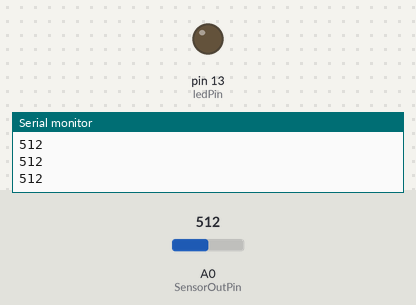
Recording of a sketch running on a simulated Arduino Uno, built with avr-gcc and run on an emulated ATmega328P. On the bench: output pins drawn as LEDs (lit = HIGH), the last lines printed to the serial monitor. The test bench sets the inputs (shaded band); at power-on: A0 (SensorOutPin) = 512.

Above: at 1.2 s.
1.3 s: A0 (SensorOutPin) set to 788
2.8 s: A0 (SensorOutPin) set to 810
At 3.2 s:
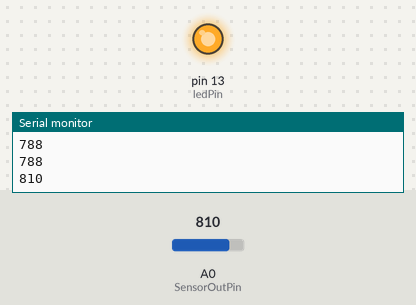
5.8 s: A0 (SensorOutPin) set to 790
At 6.5 s:
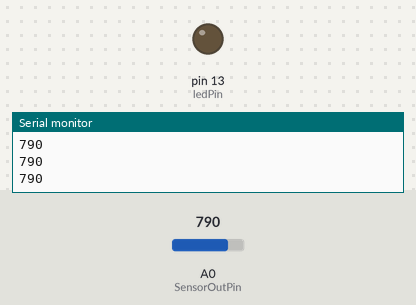
7.3 s: A0 (SensorOutPin) set to 900
At 7.6 s:
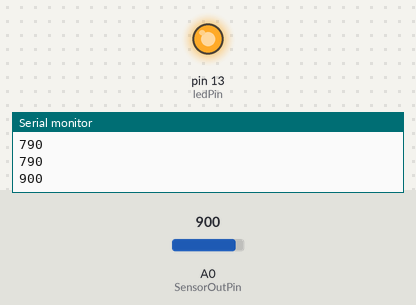
Timing chart, 0 to 10.3 s (numbered marks = the images above; inputs shaded):
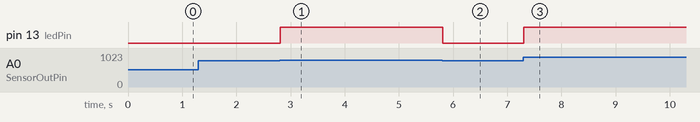

The sketch:

sketch_apr21a.ino
```cpp
const int SensorOutPin = 0; //Sensörün out bacağının bağlı olduğu pin tanımlanır.
const int ledPin = 13;      //13. pine bağlı Led tanımlanır.

int deger;                  //Mikrofondan okunan değerin tutulacağı değişken tanımlanır.

const int esik = 800;       //Ledin yanmasını istediğimiz eşik değeri tanımlanır.
// Eşik değerinin hassasiyeti kart üzerindeki potansiyometre ile
// değiştirilebilir.
void setup()
{
pinMode (ledPin, OUTPUT);//dijital 13. pin çıkış olarak ayarlanır.
Serial.begin(9600); // Serial monitor baud rate değeri belirlenir.
}

void loop() {
deger = analogRead(SensorOutPin); //Arduino döngü içinde sürekli sensör değerini okur.
Serial.println(deger);
if (deger > esik)
{
digitalWrite (ledPin, HIGH); //Eğer okunan değer belirlenen eşik değerinden büyükse led yanar.
delay (500);                 //Ledin yarım saniye yanması sağlanır.
digitalWrite (ledPin, LOW);  //Led söndürülür.
}
else // eşik değeri farklı diğer tüm değerler için led söndürülür.
{
digitalWrite(ledPin, LOW);
}
}
```

Measured:
- the behaviour switches between 800 and 801 on A0 (SensorOutPin) (found by bisection; images 0 and 1)
- after the input at 2.8 s, pin 13 (ledPin): LOW → HIGH at once
- after the input at 5.8 s, pin 13 (ledPin): HIGH → LOW at once
- after the input at 7.3 s, pin 13 (ledPin): LOW → HIGH at once
